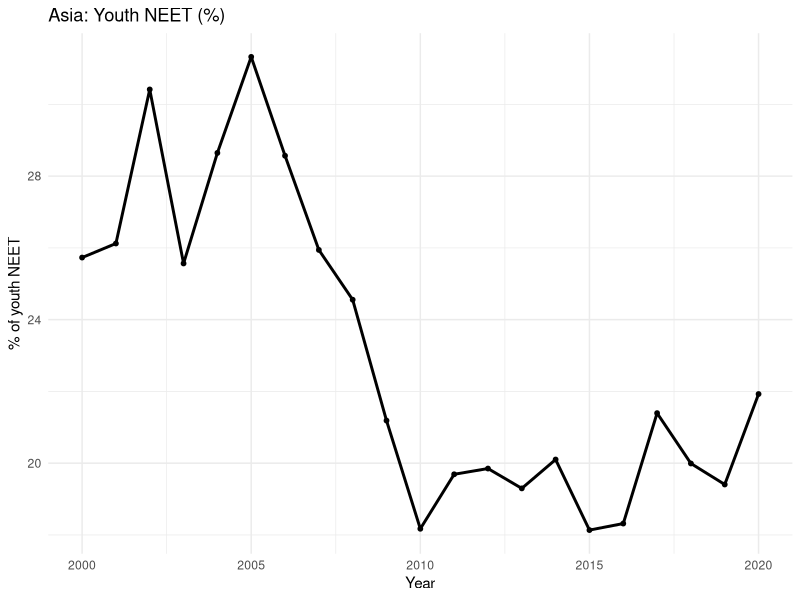

Write R code to recreate this figure.
library(readr)
library(dplyr)
library(ggplot2)

#Load dataset containing NEET values merged with continent labels and HDI
df <- readr::read_csv("youth_continents_hdi_2000_2020.csv")

asia <- df %>%
#subset Asia and compute yearly average NEET for the continent
  filter(Continent == "Asia") %>%
  group_by(Year) %>%
  summarise(
    mean_neet = mean(share_neet, na.rm = TRUE),
    .groups = "drop"
  )

# Plot Asia's average NEET trend over 2000–2020
ggplot(asia, aes(x = Year, y = mean_neet)) +
  geom_line(linewidth = 1) +
  geom_point(size = 1.3) +
  labs(
    title = "Asia: Youth NEET (%)",
    x = "Year",
    y = "% of youth NEET"
  ) +
  theme_minimal()


